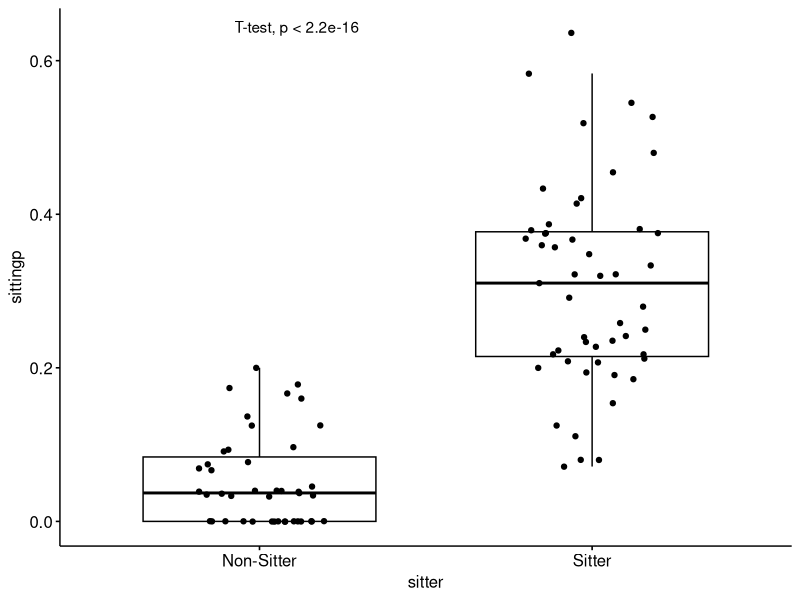

The R script that drew this image: (Note: this script raises an error after producing the figure.)
library(tidyverse)
library(rstatix) #https://rpkgs.datanovia.com/rstatix/
library(ggpubr) #https://rpkgs.datanovia.com/ggpubr/

ds <- read_csv("overall.csv") %>% select(-(prone:available), -(ongroundp:bellyprop), -(crawler:sitcomp))

# Quickly see variables
glimpse(ds)

# Age group, walker group, sitter group should be factors
ds$age_group <- factor(ds$age)
ds$walker <- factor(ds$walker, levels = c(0,1), labels = c("Non-Walker","Walker"))
ds$sitter <- factor(ds$sitter, levels = c(0,1), labels = c("Non-Sitter","Sitter"))
glimpse(ds)

# Count participants by group
table(ds$age_group)
table(ds$sitter)
fct_count(ds$sitter, prop = T)
table(ds$age_group, ds$sitter)

# Summary statistics
ds %>% get_summary_stats(pronep)
ds %>% get_summary_stats(pronep:heldp)
ds %>% group_by(age_group) %>%  get_summary_stats(sittingp, type = "common")
ds %>% group_by(sitter) %>%  get_summary_stats(sittingp, type = "common")

# Independent t-test
ds %>% t_test(sittingp ~ sitter)

ggboxplot(ds, x = "sitter", y = "sittingp", add = "jitter") + stat_compare_means(method = "t.test")

ds %>% t_test(sittingp ~ age_group)
ds %>% t_test(sittingp ~ age_group, ref.group = "3")

# ANOVA & Follow-ups
ds %>% anova_test(sittingp ~ age_group)
ds %>% anova_test(dv = sittingp, between = age_group)

ds %>% anova_test(sittingp ~ age_group*sitter) 

ds %>% emmeans_test(sittingp ~ age_group)

ggboxplot(ds, x = "age_group", y = "sittingp", add = "jitter") 

my_comparisons <- list(c("3", "6"), c("6", "9"), c("9", "12") )
ggboxplot(ds, x = "age_group", y = "sittingp", add = "jitter") +
  stat_compare_means(method = "anova", label.y = .75) + 
  stat_compare_means(comparisons = my_comparisons, method = "t.test",label.y = c(.4, .6, .7))

ggboxplot(ds, x = "age_group", y = "sittingp", add = "jitter") +
  stat_compare_means(method = "anova", label.y = .75) + 
  stat_compare_means(aes(label = after_stat(p.signif)), method = "t.test",
                         comparisons = my_comparisons, label.y = c(.4, .6, .7))


# Regression
res <- lm(sittingp ~ age, data = ds)
summary(res)

# Correlations
ds %>% cor_test(age, sittingp)
ds %>% cor_test(vars = c(age), vars2 = pronep:sittingp)

ds %>% cor_mat(age:sittingp)

ds %>% cor_mat(age:sittingp) %>% replace_upper_triangle(by = "")

ds %>% cor_mat(age:sittingp) %>% 
  replace_upper_triangle(by = "") %>%
  cor_mark_significant(cutpoints = c(0, 0.05, 1), symbols = c("*",""))

ds %>% cor_mat(age:sittingp) %>% 
  pull_lower_triangle() %>%
  cor_plot(label = TRUE)


